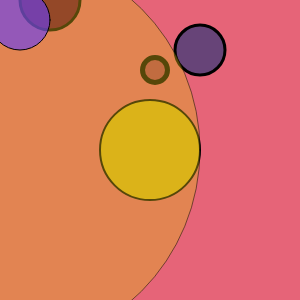
Frame 1 (no input)
Frame 60 (no input): identical to frame 1, image omitted
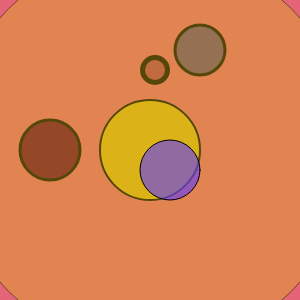
Frame 120 (the mouse pressed at the canvas centre since frame 60)

The p5.js sketch that drew these frames (run headless with seeded random() and noise() and a simulated clock; from frame 60 on, the mouse is pressed at the canvas centre):

// p5.js sketch
// ── sketch.js
function setup() {
  createCanvas(300,300)
}

function draw() {
  background(230,100,120);

  strokeWeight(5);
  fill(175,60,90);
  ellipse(155,70,25,25)

  strokeWeight(3);
  fill(70,60,120, 200);
  ellipse(200,50,50,50);

  strokeWeight(2);
  fill(220,180,25, 250);
  ellipse(150,150,100,100);

  strokeWeight(3);
  fill(100,0,50, 250);
  ellipse(50,mouseY,60,60);

  strokeWeight(0.5);
  fill(220,180,25, 100);
  ellipse(mouseX,150,400,400);

  strokeWeight(1);
  fill(100,60,250, 155);
  ellipse(mouseX + 20,mouseY + 20,60,60);

}

function mousePressed() {
  background(250, 250, 100);
}

// ── contact.html
<!DOCTYPE html>
<html>

<head>
  <meta charset="utf-8">
  <title>Adina Bidel | statement</title>
  <link rel="stylesheet" type="text/css" href="main.css">
</head>

<body>

  <div class="header">
  <a href="index.html"><h1>Adina Bidel</h1></a>
  <ul>
  <li><h3><a href="portfolio.html">Portfolio</a></h3></li>
  <li><h3><a href="statement.html">Artist Statement</a></h3></li>
  <li><h3><a href="contact.html">Contact</a></h3></li>
  </ul>
</div>

  <h1>E-mail me!</h1>
  <p>email: adina.bidel@sjsu.edu</p>


</body>
</html>

// ── gifwithahardg.html
<html>
  <bodystyle="background-color:hotpink;">
    <h1>Look I'm trying ok buddy</h1><br><br>
    <img src = "images/reactionadina.gif">
  </body>
</html>

// ── main.css
body {
  margin: 30px auto;
  max-width: 1000px;
  font-family: "Helvetica", "Arial", sans-serif;
  line-height: 1.5;
  padding: 30px 20px;
  text-align: center;
}

a {
  color: #D54285;
  text-decoration: none;
}

img {
  display: block;
  margin: 0px auto;
  width: 100%;
}

h1 {
  padding: 20px 0px 10px 0px;
}

/* this is to make videos mobile-friendly and resized */
.embed-container {
  position: relative;
  padding-bottom: 56.25%;
  height: 0;
  overflow: hidden;
  max-width: 100%;
  height: auto;
}

.embed-container iframe,
.embed-container object,
.embed-container embed {
  position: absolute;
  top: 0;
  left: 0;
  width: 100%;
  height: 100%;
}

// ── portfolio.html
<!DOCTYPE html>
<html>
  <head>
    <meta charset="utf-8">
    <title>Adina Bidel</title>
    <link rel="stylesheet" type="text/css" href="main.css">
  </head>
  <body>

<body>
  <div class="header">
    <a href="index.html"><h1>Adina Bidel</h1></a>
    <ul>
      <li>
        <h3><a href="portfolio.html">Portfolio</a></h3></li>
      <li>
        <h3><a href="statement.html">Artist Statement</a></h3></li>
      <li>
        <h3><a href="contact.html">Contact</a></h3></li>
    </ul>
  </div>

  <div class="portfolio-item">
    <div class="embed-container"><iframe src="https://player.vimeo.com/video/358586338" width="640" height="360" frameborder="0" webkitallowfullscreen mozallowfullscreen allowfullscreen></iframe></div>
    <h3>Title, medium, year</h3>
    <p>Description of my artwork.</p>
  </div>
  <div class="portfolio-item">
    <img src="https://upload.wikimedia.org/wikipedia/commons/f/f6/Duchamp_Fountaine.jpg" alt="Duchamp Toilet">
    <h3><em>Fountaine</em>, Marcel Duchamp, 1917</h3>
    <p>You can also link to images using the 'img' tag.</p>
  </div>


  </body>
</html>

// ── statement.html
<!DOCTYPE html>
<html>

<head>
  <meta charset="utf-8">
  <title>ADINA BIDEL | statement</title>
  <link rel="stylesheet" type="text/css" href="main.css">
</head>

<body>
  <h1>Artist Statement</h1>
  <p>Lorem ipsum dolor sit amet, <em>consectetur adipiscing elit</em>. Sed quis purus dolor. <strong>Maecenas sit amet</strong> turpis sodales, iaculis risus sed, venenatis massa. Nullam tempor vulputate porta. Sed ultricies turpis id justo condimentum, sit amet aliquam odio varius.
    Vivamus venenatis tincidunt velit, ut feugiat nisi sollicitudin eget. Vivamus libero elit, dapibus at egestas at, mollis pulvinar erat. Maecenas non purus arcu. Nullam vehicula feugiat arcu in faucibus. Nulla id blandit neque. Curabitur tempor tortor
    ex. Pellentesque et rutrum arcu, ut euismod urna. Vivamus sed ligula neque.</p>
  <p>Ut suscipit nibh at magna tincidunt, et facilisis eros auctor. Integer cursus, eros sit amet ultricies eleifend, tortor massa tincidunt ante, quis ultricies mi nibh et enim. Nam quis risus elit. Morbi eget tortor molestie, rutrum nulla quis, mollis
    ligula. Sed ac blandit lacus. In porta id justo sed condimentum. Vivamus vitae ultricies neque, quis dapibus justo. Sed eget tempor libero. Quisque et libero ut odio interdum convallis quis et quam. Nulla eget est hendrerit, interdum felis quis, lobortis
    nibh. Fusce viverra leo eu massa pretium feugiat. Donec scelerisque justo sapien, at aliquet urna pellentesque ac. Aenean ut aliquet dolor. Morbi egestas ornare odio eu aliquet. Cras vel orci eros. Integer quis dui id augue convallis gravida ac vel
    sapien.
  </p>
</body>

</html>
